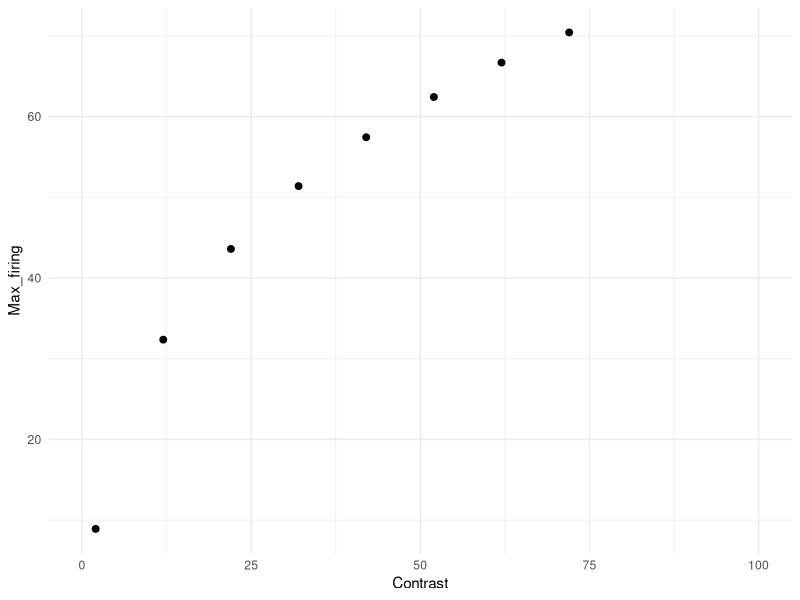
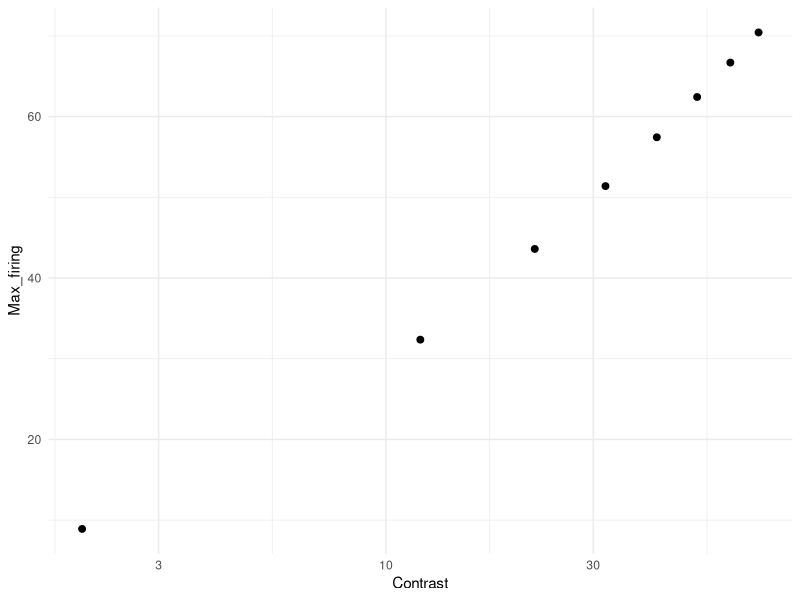

Reproduce these figures in R, in order. (Note: this script raises an error after producing the figures.)
# Simulation assuming log squared function on Liu et al. (2015, fig. 1A)

library(tidyverse)
library(doParallel)
library(foreach)

Contrast <- c(2, 12, 22, 32, 42, 52, 62, 72)
a <- 2.2766
b <- 1.2853

Max_firing <- a * (log(Contrast) + b)^2
df_ah <- data.frame(Contrast, Max_firing)

g1 <- ggplot(df_ah, aes(x = Contrast, y = Max_firing)) +
  geom_point(size = 2) +
  coord_cartesian(xlim = c(0, 100)) +
  theme_minimal()
g1            

g2 <- ggplot(df_ah, aes(x = Contrast, y = Max_firing)) +
  geom_point(size = 2) +
  scale_x_log10() +
  theme_minimal()
g2 

### Simulation ###
cl <- makeCluster(parallel::detectCores() - 1)
registerDoParallel(cl)

n_neurons <- 180                                               # Number of neurons in the population
orientations <- seq(1, 180, by = 1)                            # Possible orientations (0 to 359 degrees)
preferred_orientations <-  seq(1, 180, length.out = n_neurons) # Preferred orientation of each neuron
max_firing_seq <- df_ah$Max_firing                             # Maximum firing rate of each neuron
contrast <-       df_ah$Contrast
tuning_width    <- 20                                          # Tuning width (standard deviation) of each neuron's response curve
n_trials <- 10000

all_results <- list()

for (max_firing_rate in max_firing_seq) {
  
  cat("Running max firing rate =", max_firing_rate, "\n")
  
  tuning_curves <- matrix(0, nrow = n_neurons, ncol = length(orientations))
  
  for (i in 1:n_neurons) {
    tuning_curves[i, ] <- max_firing_rate * exp(
      -0.5 * (
        pmin(abs(orientations - preferred_orientations[i]),
             180 - abs(orientations - preferred_orientations[i]))^2
      ) / tuning_width^2
    )
  }
  
  # ---- 90 ----
  responses_90 <- foreach(
    i = 1:n_trials,
    .combine = rbind,
    .packages = "stats"
  ) %dopar% {
    
    input_90 <- rnorm(n_trials, 90, 0)
    idx <- round(input_90[i]) + 1
    idx <- pmin(pmax(idx, 1), 180)
    
    mu <- tuning_curves[, idx]
    mu[mu == 0] <- 1e-8
    
    resp <- rnbinom(n_neurons, size = 1000000, mu = mu)
    
    cbind(resp,
          neuron = seq_len(n_neurons),
          stim = 90,
          trial = i,
          maxFR = max_firing_rate)
  }
  
  # ---- 91 ----
  responses_91 <- foreach(
    i = 1:n_trials,
    .combine = rbind,
    .packages = "stats"
  ) %dopar% {
    
    input_91 <- rnorm(n_trials, 91, 0)
    idx <- round(input_91[i]) + 1
    idx <- pmin(pmax(idx, 1), 180)
    
    mu <- tuning_curves[, idx]
    mu[mu == 0] <- 1e-8
    
    resp <- rnbinom(n_neurons, size = 1000000, mu = mu)
    
    cbind(resp,
          neuron = seq_len(n_neurons),
          stim = 91,
          trial = i,
          maxFR = max_firing_rate)
  }
  
  df_tmp <- as.data.frame(rbind(responses_90, responses_91))
  colnames(df_tmp) <- c("Spikes", "Neuron", "Stimulus", "Trial", "Contrast")
  
  all_results[[as.character(max_firing_rate)]] <- df_tmp
}

df <- do.call(rbind, all_results)
df$Contrast <- contrast[match(df$Contrast, max_firing_seq)]

### Visualization ###
df %>%
  group_by(Stimulus, Contrast, Trial) %>%
  summarise(Sum_spikes = sum(Spikes), .groups = "drop") -> df_sum

g3 <- ggplot(df_sum, aes(x = Sum_spikes, color = factor(Contrast))) +
  geom_density(alpha = 0.2, linewidth = 1) +
  theme_classic() +
  labs(
    x = "Sum of spikes",
    y = "Density",
    color = "Contrast",
    fill =  "Contrast"
  )
g3

df_sum %>%
  group_by(Contrast) %>%
  summarise(Mean_sum_spikes = mean(Sum_spikes),
            SD_sum_spikes = sd(Sum_spikes), .groups = "drop") -> df_summary

df_summary %>%
  ggplot(aes(x = Contrast, y = Mean_sum_spikes)) +
  geom_point(size = 2) +
  coord_cartesian(xlim = c(0, 100)) +
  theme_minimal() -> g4
g4

df_summary %>%
  ggplot(aes(x = Contrast, y = Mean_sum_spikes)) +
  geom_point(size = 2) +
  scale_x_log10() +
  scale_y_log10() +
  theme_minimal() -> g5
g5

df_summary %>%
  ggplot(aes(x = Contrast, y = SD_sum_spikes)) +
  geom_point(size = 2) +
  coord_cartesian(xlim = c(0, 100)) +
  theme_minimal() -> g6
g6

df_summary %>%
  ggplot(aes(x = Contrast, y = SD_sum_spikes)) +
  geom_point(size = 2) +
  scale_x_log10() +
  theme_minimal() -> g7
g7

df %>%
  filter(Neuron %in% c(90, 91)) %>%
  pivot_wider(names_from = Neuron, values_from = Spikes) %>%
  ggplot(aes(x = `90`, y = `91`, color = factor(Stimulus))) +
  geom_point(size = 2, alpha = 0.2) +
  labs(x = "Neuron 90", y = "Neuron 91") +
  coord_cartesian(xlim = c(0, 100), ylim = c(0, 100)) +
  theme_minimal() +
  facet_wrap(. ~ Contrast) -> g8
# g8

# sanity check for fano factor 
df %>%
  group_by(Contrast, Stimulus, Neuron) %>%
  summarise(
    mean_spikes = mean(Spikes),
    var_spikes  = var(Spikes),
    fano = var_spikes / mean_spikes,
    .groups = "drop"
  ) %>%
  filter(mean_spikes > 0) %>%
  group_by(Contrast, Stimulus) %>%
  summarise(
    mean_mean_spikes = mean(mean_spikes, na.rm = TRUE),
    mean_var_spikes = mean(var_spikes),
    mean_fano = mean(fano, na.rm = TRUE), # average across neurons
    sd_fano   = sd(fano, na.rm = TRUE),   # sd across neurons
    .groups = "drop")

### Linear Fisher information ###
df_wide <- df %>%
  pivot_wider(
    id_cols = c(Trial, Contrast, Stimulus),
    names_from = Neuron,
    values_from = Spikes)

df_wide$Stimulus_bin <- ifelse(df_wide$Stimulus == 90, 1, 0)

compute_lfi <- function(data, lambda = 1e-6) {
  
  neurons <- grep("^[0-9]+$", colnames(data), value = TRUE)  
  
  data0 <- data[data$Stimulus_bin == 0, neurons]
  data1 <- data[data$Stimulus_bin == 1, neurons]
  
  mu0 <- colMeans(data0)
  mu1 <- colMeans(data1)
  
  df <- mu1 - mu0
  
  Sigma0 <- cov(data0)
  Sigma1 <- cov(data1)
  Sigma  <- (Sigma0 + Sigma1) / 2
  
  p <- length(neurons)              # 逆行列を安定化させる処理 (ニューロン間の相関を少し弱める)
  Sigma <- Sigma + lambda * diag(p) # Ridge正則化, Tikhonov regularization (小さい固有値を持ち上げる)
  
  I <- as.numeric(t(df) %*% solve(Sigma) %*% df) # LFI
  I_per_neuron <- I / p
  
  return(I_per_neuron)
}

maxFR_values <- sort(unique(df_wide$Contrast))

lfi_results <- data.frame(
  Contrast = numeric(),
  LFI_per_neuron = numeric()
)

for (maxFR in maxFR_values) {
  df_sub <- df_wide[df_wide$Contrast == maxFR, ]
  lfi_value <- compute_lfi(df_sub)
  lfi_results <- rbind(lfi_results,
                       data.frame(Contrast = maxFR,
                                  LFI_per_neuron = lfi_value))
}

lfi_results$Contrast <- contrast
print(lfi_results)

lfi_results %>%
  ggplot(aes(x = Contrast, y = LFI_per_neuron)) +
  geom_point(size = 2) +
  coord_cartesian(xlim = c(0, 100)) +
  theme_minimal() -> g9
g9

### Decoding with logistic regression ###
run_logistic_cv_parallel <- function(data, k = 5, ncores = detectCores() - 1) {
  
  predictors <- grep("^[0-9]+$", colnames(data), value = TRUE)  
  n <- nrow(data)
  
  set.seed(123)
  folds <- sample(rep(1:k, length.out = n))
  
  cl <- makeCluster(ncores)
  registerDoParallel(cl)
  
  acc <- foreach(i = 1:k, .combine = c) %dopar% {
    
    train <- data[folds != i, ]
    test  <- data[folds == i, ]
    
    model <- glm(
      Stimulus_bin ~ .,
      data = train[, c("Stimulus_bin", predictors)],
      family = binomial
    )
    
    prob <- predict(model, newdata = test, type = "response")
    pred <- ifelse(prob > 0.5, 1, 0)
    
    mean(pred == test$Stimulus_bin)
  }
  
  stopCluster(cl)
  
  mean(acc)
}

decoding_results <- data.frame(
  Contrast = numeric(),
  Decoding_accuracy = numeric()
)

for (maxFR in maxFR_values) {
  df_sub <- df_wide[df_wide$Contrast == maxFR, ]
  accuracy <- run_logistic_cv_parallel(df_sub, k = 5, ncores = detectCores() - 1)
  decoding_results <- rbind(decoding_results,
                            data.frame(Contrast = maxFR,
                                       Decoding_accuracy = accuracy))
}

decoding_results <- mutate(decoding_results, D_prime = qnorm(Decoding_accuracy) - qnorm(1 - Decoding_accuracy),
                           Contrast = contrast)
decoding_results

decoding_results %>%
  ggplot(aes(x = Contrast, y = D_prime)) +
  geom_point(size = 2) +
  coord_cartesian(xlim = c(0, 100)) +
  theme_minimal() -> g10
g10

decoding_results %>%
  ggplot(aes(x = Contrast, y = D_prime)) +
  geom_point(size = 2) +
  scale_x_log10() +
  theme_minimal() -> g11
g11

g <- cowplot::plot_grid(g1, g2, g10, g11, g4, g5, nrow = 3)
ggsave("log_squared.png", g, width = 4, height = 5.6, dpi = 300)
